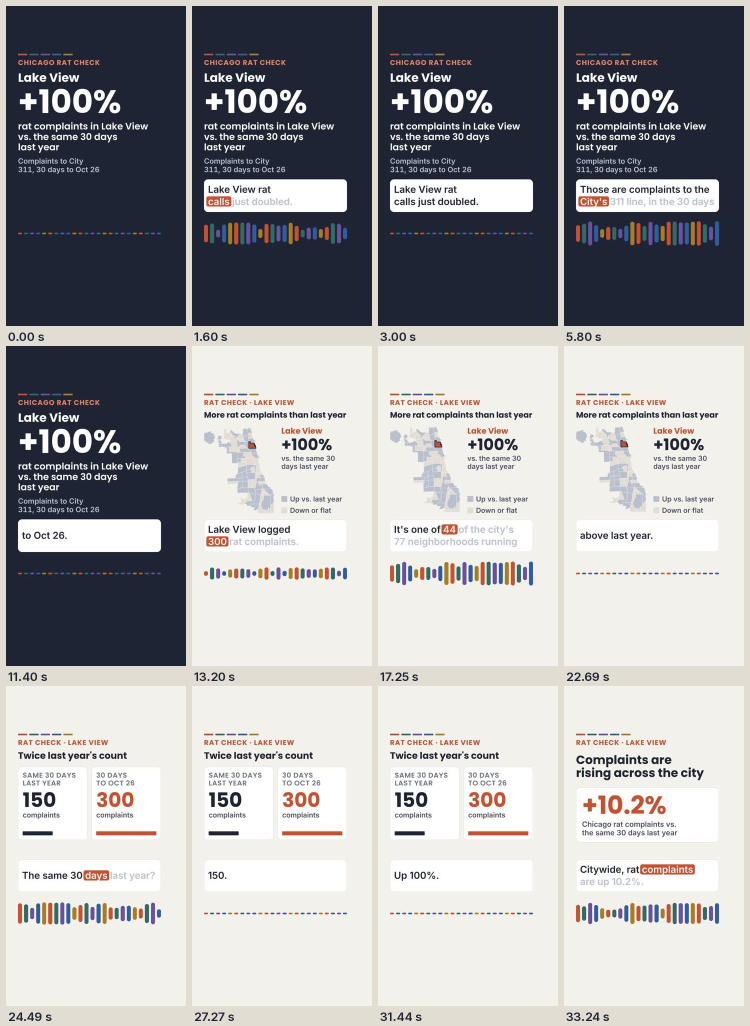
#> input picture 2026-10-26-rats-z/test/sheet.jpg, 1500 x 2052 px (shown at 1/2 size)
$ python -i listing_images.py   (imports and definitions only)
#> lines starting #> are read from the running program, lines starting #| are printed output that depends on the picture
#> further down, picture is the input picture: PIL image 1500x2052 RGB; mean R, G, B 166.5, 166.6, 168.7
#!/usr/bin/env python3
"""Etsy listing images from a product's real renders, in the v3 house style.

Usage: python3 tools/listing_images.py <spec.json> <out_dir>

Every image is 2667 x 2000 (4:3, Etsy's search shape) with the design in the centred 2000 px square, and shows the real product: screenshots come from
tools/render_xlsx.py PNGs (render at --dpi 220 for crisp crops). Nothing is mocked up.

spec.json:
{
  "formats": "Excel, Google Sheets, LibreOffice | Instant download",
  "images": [
    {"type": "cover", "eyebrow": "HOURLY RATE CALCULATOR", "title": "Know the hourly rate that pays you.",
     "sub": "Type six numbers. Get your minimum rate, ...",
     "shot": "r/02-Calculator.png", "crop": [0, 0, 1, 0.30]},
    {"type": "shot", "eyebrow": "SEE THE MATH", "title": "...", "sub": "...",
     "shot": "r/02-Calculator.png", "crop": [0, 0.1, 1, 0.42],
     "marks": [{"box": [0.47, 0.05, 1, 0.6], "label": "Every dollar traced"}]},
    {"type": "inside", "title": "What's inside",
     "tabs": [{"name": "Calculator", "shot": "r/02-Calculator.png", "crop": [0, 0, 1, 0.5]}],
     "items": ["Minimum hourly rate, rounded for your rate card", "..."]}
  ]
}
"trim": true cuts the sheet's canvas and card frame off a one-card crop (use it whenever
the crop is a single card). Marks draw an accent outline; a label sits beside the card
when there is room, else on the outline.
More types: "steps" (three numbered steps, each {head, text, shot, crop}) and "list" (one or two
columns {head, items, mark: "check" | "x"}, for "Is this for you?" and "How you get it").
A cover may carry "badges": up to three short pills such as "Excel + Google Sheets".
crop and box values are fractions (left, top, right, bottom): crop of the source PNG,
box of the cropped area. Output files: 1-<type>.png, 2-<type>.png, ... in order.
Open every image with the Read tool afterwards; check every number against the product.
"""
import json, os, sys
from PIL import Image, ImageDraw, ImageFilter, ImageFont

S = 2000
INK, INK2, MUTED = (29, 36, 51), (74, 81, 99), (123, 129, 141)
CANVAS, CARD, FRAME = (243, 241, 236), (255, 255, 255), (226, 221, 211)
ACCENT, ACCENT_ON_INK, ON_INK_SOFT = (200, 80, 47), (232, 128, 98), (185, 192, 206)
TEAL, TEAL_TINT = (46, 107, 102), (226, 239, 236)
BARS = [(200, 80, 47), (46, 107, 102), (107, 79, 160), (47, 95, 158), (168, 124, 31)]
FONT_DIR = "/usr/share/fonts/truetype/google-fonts"
M = 130  # outer margin


# [32 lines left out: functions font, wrap, text_block, not called in this run]


def bars(draw, x, y, w=96, h=16, gap=18):
    for i, c in enumerate(BARS):
        draw.rounded_rectangle([x + i * (w + gap), y, x + i * (w + gap) + w, y + h], radius=h // 2, fill=c)


# [176 lines left out: functions _plain, trim, load_crop, shadow_card, place_shot, footer and 2 more, not called in this run]


def check(d, x, y, r=30):
    d.ellipse([x, y, x + 2 * r, y + 2 * r], fill=TEAL)
    d.line([(x + r * 0.55, y + r * 1.02), (x + r * 0.88, y + r * 1.36), (x + r * 1.48, y + r * 0.7)], fill=(255, 255, 255), width=8, joint="curve")


# [99 lines left out: functions inside, header, steps_image, xmark, list_image, not called in this run]


def to_landscape(im, ratio=(4, 3)):
    """Etsy shows the first photo at 4:3 in search and crops to a square in some grids
    (eRank photo guidelines, Nov 2025). The design is drawn on a 2000 px square and then
    widened to 2667 x 2000 by stretching its outer edge columns (canvas or the ink band), so
    the 4:3 view shows everything and a centred square crop still loses nothing."""
#> called with ratio = (4, 3)
    w = round(im.height * ratio[0] / ratio[1])
#> w = 2736
    pad = (w - im.width) // 2
#> pad = 618
    out = Image.new("RGB", (w, im.height))
#> out: PIL image 2736x2052 RGB; every value is 0
    out.paste(im.crop((0, 0, 1, im.height)).resize((pad, im.height)), (0, 0))
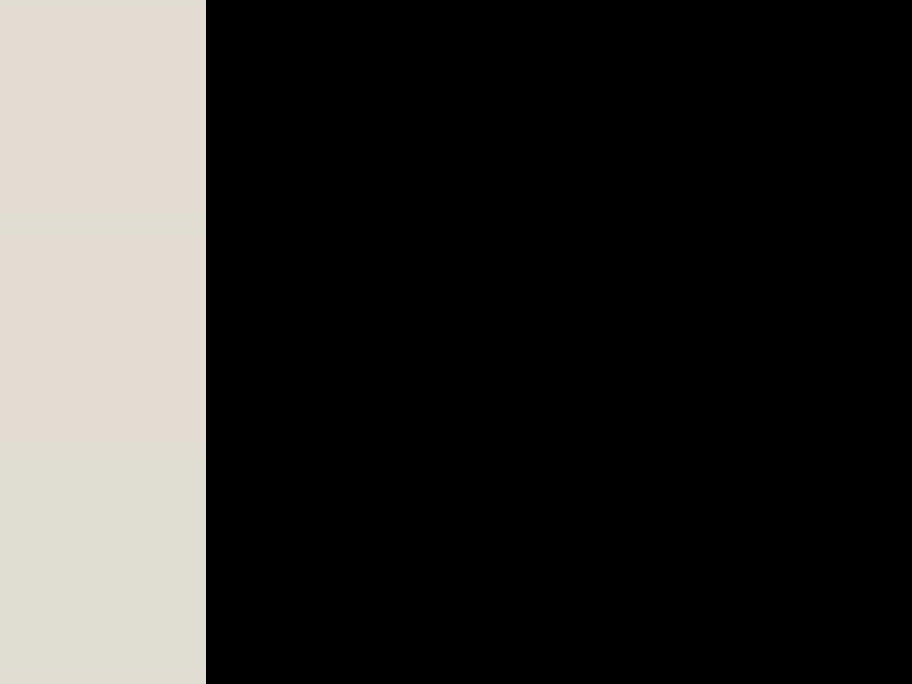
#> out: PIL image 2736x2052 RGB (shown at 1/3 size); mean R, G, B 51.2, 49.7, 47.4
    out.paste(im, (pad, 0))
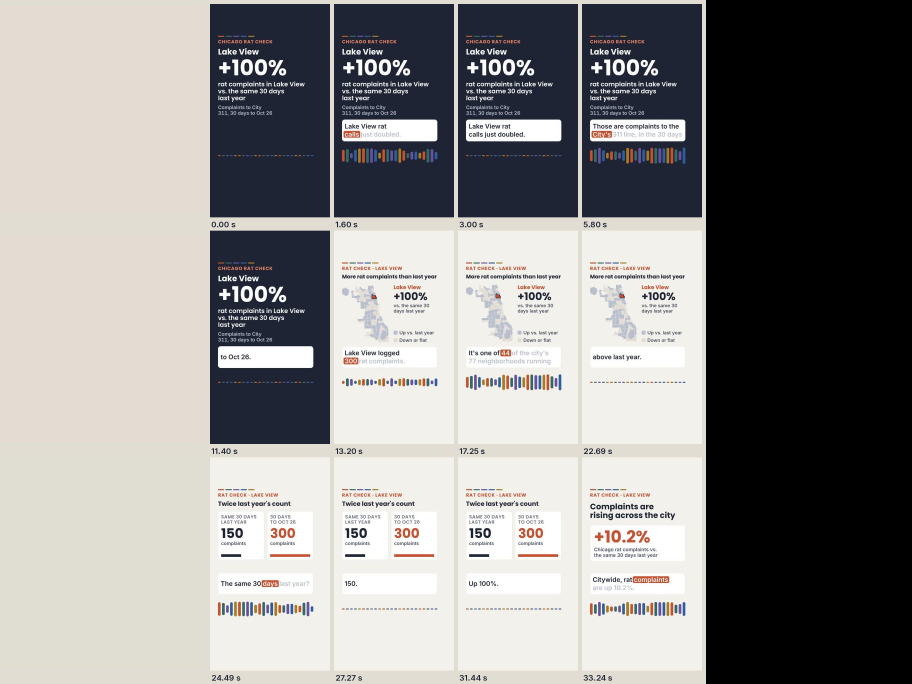
#> out: PIL image 2736x2052 RGB (shown at 1/3 size); mean R, G, B 142.4, 141.1, 139.9
    out.paste(im.crop((im.width - 1, 0, im.width, im.height)).resize((w - pad - im.width, im.height)), (pad + im.width, 0))
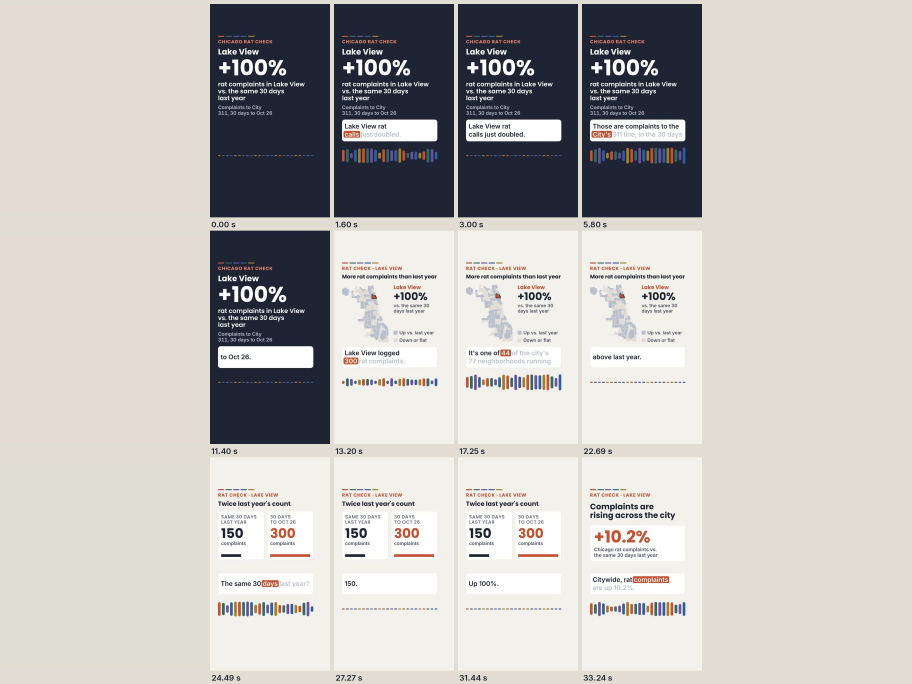
#> out: PIL image 2736x2052 RGB (shown at 1/3 size); mean R, G, B 193.3, 191, 187.3
    return out


# [15 lines left out: function main, not called in this run]


# [2 lines not run here, left out]

>>> from PIL import Image
>>> picture = Image.open('../2026-10-26-rats-z/test/sheet.jpg')
>>> result = to_landscape(picture)
